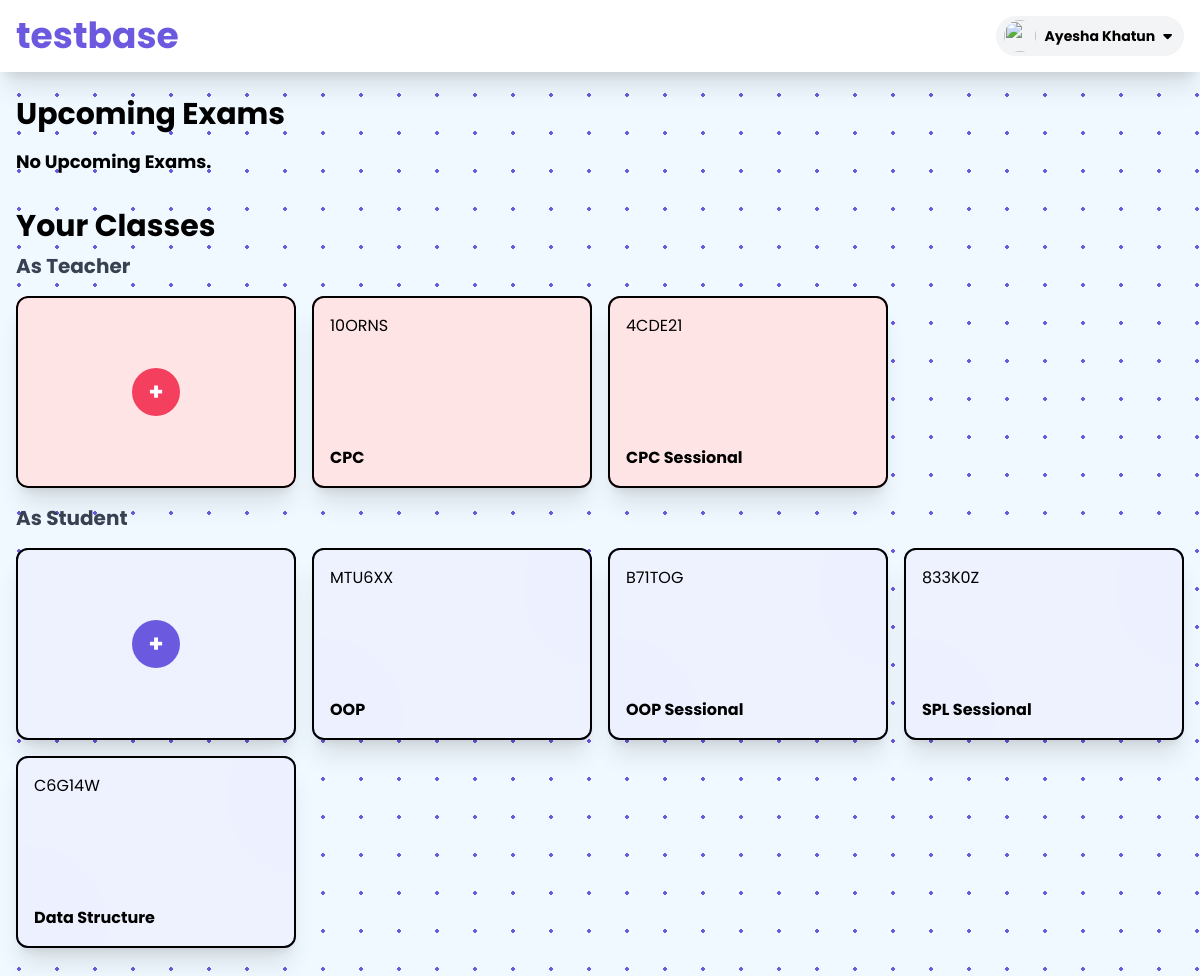
Page /home/ (signed in) on the earlier database version.
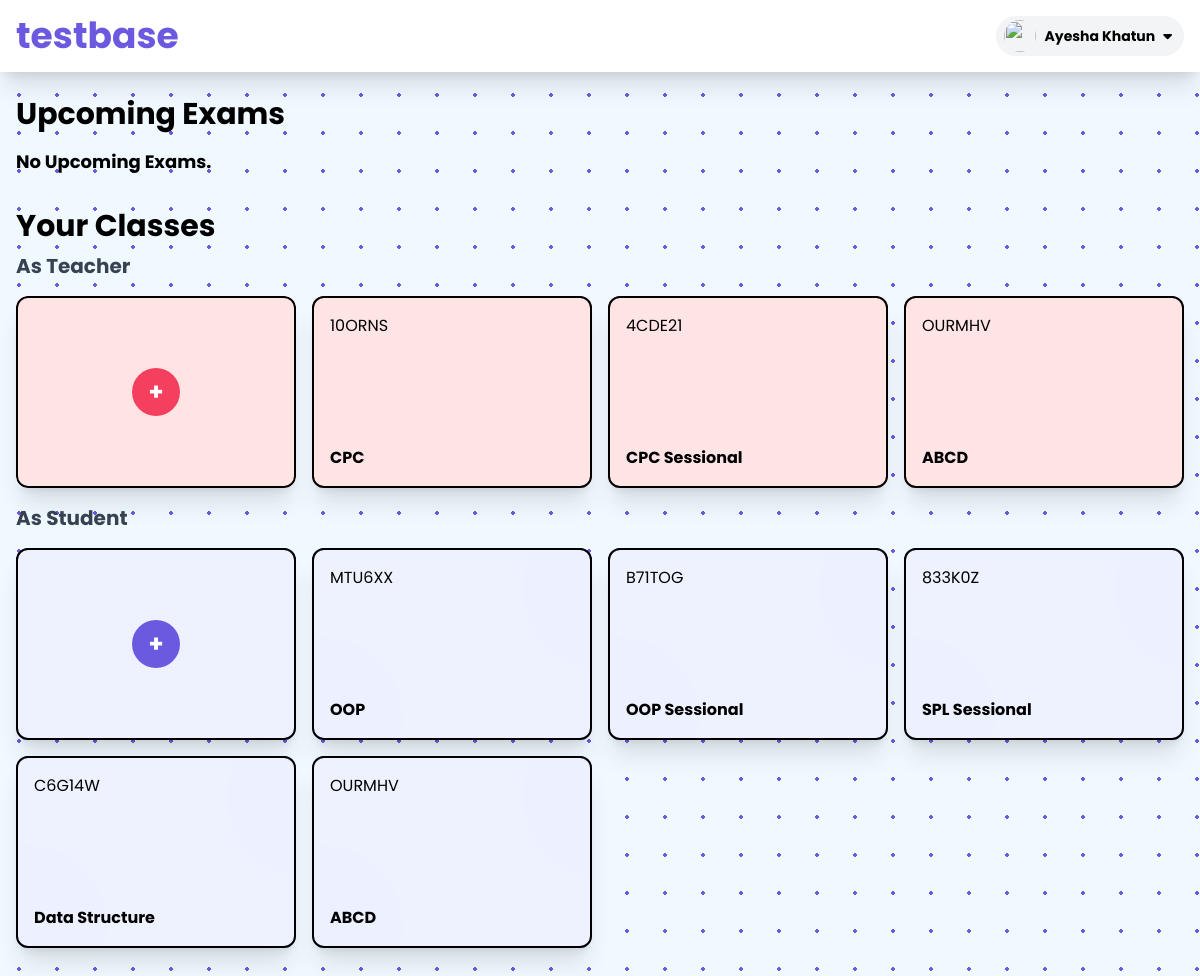
Same page on the later database version.
### exam/models.py (models this page shows, shortened)
class Class(models.Model):
    name = models.CharField(max_length=100)
    code = models.CharField(max_length=6, null=True, blank=True, unique=True)
    description = models.TextField(null=True, blank=True)
    teacher = models.ForeignKey(settings.AUTH_USER_MODEL, related_name='teacherAtClass', on_delete=models.CASCADE)
    students = models.ManyToManyField(settings.AUTH_USER_MODEL, related_name='classs', blank=True)

### exam/views.py (the view)
# urls.py: path('', homeView, name='home'),
@login_required(login_url='/login')
def homeView(request):
    if request.method == "POST" and request.POST.get('action')== "create_class":
        class_name = request.POST.get('class_name')
        class_desc = request.POST.get('class_desc')
        class_obj = Class.objects.create(name=class_name, description=class_desc, teacher=request.user)
        class_obj.save()
        return redirect('/home/class/'+class_obj.code)
    elif request.method == "POST" and request.POST.get('action')== "join_class":
        return redirect(joinclass(request.POST.get('class_code'), request.user))
    classAsTeacher = Class.objects.filter(teacher=request.user.id)
    classAsStudent = Class.objects.filter(students = request.user.id)
    exams = Exam.objects.filter(classes__id__in = classAsStudent | classAsTeacher,date__range=[date.today(), datetime.now() + timedelta(days=365)])
    data  = {"classAsTeacher": classAsTeacher, "classAsStudent":classAsStudent, "exams": exams}
    return render(request, 'exam/home.html', data)

### templates/exam/home.html (shortened to what the changed rows need)
{%extends "exam/base.html" %} {% load static %} {% block content %}
<div class="max-w-7xl mx-auto my-2 p-4">
    <div class="">
        <h1 class="text-3xl font-bold">Upcoming Exams</h1>
    <div class="class">
        <h1 class="text-3xl font-bold">Your Classes</h1>
        <div class="grid grid-cols-1 md:grid-cols-3 lg:grid-cols-4 gap-4 my-4">
            {%for class in classAsTeacher%}
            <div class="bg-tertiary shadow-xl rounded-xl h-48 w-full">
                <div
                    class="teacherClassCard h-full bg-rose-100 rounded-xl origin-bottom-left hover:-rotate-6 transition-all duration-300 border-2 border-black"
                >
                    <a href="{%url 'classDetails' class.code %}">
                        <div class="p-4 flex flex-col h-full">
                            <p class="">{{class.code}}</p>
                            <h1 class="mt-auto font-bold">{{class.name}}</h1>
                        </div>
                    </a>
                </div>
            </div>
            {%endfor%}
        </div>
        <div class="grid grid-cols-1 md:grid-cols-3 lg:grid-cols-4 gap-4 my-4">
            {%for class in classAsStudent%}
            <div class="bg-secondary shadow-xl rounded-xl h-48 w-full">
                <div
                    class="bg1 bg-indigo-50 h-full rounded-xl origin-bottom-left hover:-rotate-6 transition-all duration-300 border-2 border-black"
                >
                    <a href="class/{{class.code}}">
                        <div class="p-4 flex flex-col h-full">
                            <p class="">{{class.code}}</p>
                            <h1 class="mt-auto font-bold">{{class.name}}</h1>
                        </div>
                    </a>
                </div>
            </div>
            {%endfor%}
        </div>
    </div>
</div>
{%endblock%}

Differences in the rows shown:
added Class: code "OURMHV", name "ABCD"
